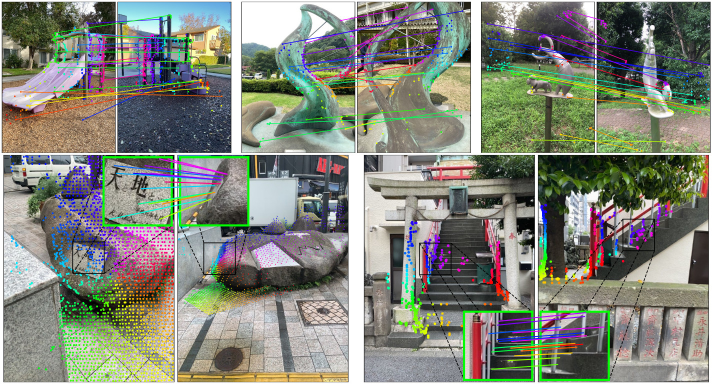
#> input picture mast3r/assets/output/images/examples.jpg, 1425 x 768 px (shown at 1/2 size); its folder holds only this picture in this run
$ python preview_augmentation_tiles.py
#> lines starting #> are read from the running program, lines starting #| are printed output that depends on the picture; after the words box and inside, x2 and y2 are one past the last pixel; in counts of white or black regions, pixels touching at a corner belong together
"""Build a tiled preview per original image showing the 12 augmentations.

For every original image in ``<dataset>/<split>/images/<stem>.jpg`` (filenames
without the ``_aug*`` suffix), we assemble a 4×4 grid containing:

- the original (top-left, labelled ``ORIGINAL``),
- the 12 augmented variants ``<stem>_aug0.jpg`` … ``<stem>_aug11.jpg`` (labelled ``aug00`` … ``aug11``).

YOLO bounding boxes from the corresponding ``<split>/labels/<stem>.txt`` are
overlayed on each tile, so you can visually check that augmentations kept the
labels consistent.

Output: ``<dataset>/previews/<split>/<stem>.jpg``.

Example::

    uv run python scripts/preview_augmentation_tiles.py \
        --dataset custom_augmented_ds_from_colab_17_epoch
"""

from __future__ import annotations

import argparse
from pathlib import Path

import cv2
import numpy as np

PROJECT_ROOT = Path(__file__).resolve().parents[1]

NUM_AUGS = 12
GRID_COLS = 4
GRID_ROWS = 4
THUMB_WIDTH = 480
BBOX_COLOR = (0, 255, 0)
BBOX_THICKNESS = 2
LABEL_COLOR = (255, 255, 255)
LABEL_BG = (0, 0, 0)
LABEL_PAD = 6


def _load_yolo_boxes(label_path: Path) -> list[tuple[int, float, float, float, float]]:
    if not label_path.is_file():
        return []
    boxes = []
    for line in label_path.read_text().splitlines():
        parts = line.strip().split()
        if len(parts) < 5:
            continue
        cls = int(float(parts[0]))
        cx, cy, w, h = (float(v) for v in parts[1:5])
        boxes.append((cls, cx, cy, w, h))
    return boxes


def _draw_boxes(img: np.ndarray, boxes: list[tuple[int, float, float, float, float]]) -> None:
    h, w = img.shape[:2]
    for _cls, cx, cy, bw, bh in boxes:
        x1 = int((cx - bw / 2) * w)
        y1 = int((cy - bh / 2) * h)
        x2 = int((cx + bw / 2) * w)
        y2 = int((cy + bh / 2) * h)
        cv2.rectangle(img, (x1, y1), (x2, y2), BBOX_COLOR, BBOX_THICKNESS)


def _make_tile(
    img_path: Path,
    label_path: Path,
    tile_w: int,
    tile_h: int,
    caption: str,
    missing: bool = False,
) -> np.ndarray:
    if missing or not img_path.is_file():
        tile = np.full((tile_h, tile_w, 3), 40, dtype=np.uint8)
        cv2.putText(
            tile,
            "MISSING",
            (20, tile_h // 2),
            cv2.FONT_HERSHEY_SIMPLEX,
            1.0,
            (0, 0, 255),
            2,
            cv2.LINE_AA,
        )
        return _add_caption(tile, caption)

    img = cv2.imread(str(img_path))
    if img is None:
        return _make_tile(img_path, label_path, tile_w, tile_h, caption, missing=True)

    boxes = _load_yolo_boxes(label_path)
    _draw_boxes(img, boxes)

    h, w = img.shape[:2]
    scale = min(tile_w / w, tile_h / h)
    new_w = max(1, int(w * scale))
    new_h = max(1, int(h * scale))
    resized = cv2.resize(img, (new_w, new_h), interpolation=cv2.INTER_AREA)

    canvas = np.zeros((tile_h, tile_w, 3), dtype=np.uint8)
    off_x = (tile_w - new_w) // 2
    off_y = (tile_h - new_h) // 2
    canvas[off_y : off_y + new_h, off_x : off_x + new_w] = resized
    return _add_caption(canvas, caption)


def _add_caption(tile: np.ndarray, text: str) -> np.ndarray:
    (tw, th), _ = cv2.getTextSize(text, cv2.FONT_HERSHEY_SIMPLEX, 0.7, 2)
    x1, y1 = LABEL_PAD, LABEL_PAD
    x2, y2 = x1 + tw + 2 * LABEL_PAD, y1 + th + 2 * LABEL_PAD
    cv2.rectangle(tile, (x1, y1), (x2, y2), LABEL_BG, -1)
    cv2.putText(
        tile,
        text,
        (x1 + LABEL_PAD, y2 - LABEL_PAD),
        cv2.FONT_HERSHEY_SIMPLEX,
        0.7,
        LABEL_COLOR,
        2,
        cv2.LINE_AA,
    )
    return tile


def _build_grid(tiles: list[np.ndarray], cols: int, rows: int) -> np.ndarray:
    assert len(tiles) == cols * rows
    th, tw = tiles[0].shape[:2]
    grid = np.zeros((th * rows, tw * cols, 3), dtype=np.uint8)
    for idx, tile in enumerate(tiles):
        r, c = divmod(idx, cols)
        grid[r * th : (r + 1) * th, c * tw : (c + 1) * tw] = tile
    return grid


def _process_split(
    images_dir: Path,
    labels_dir: Path,
    output_dir: Path,
    thumb_width: int,
) -> int:
    if not images_dir.is_dir():
        return 0

    originals = sorted(
        p
        for p in images_dir.iterdir()
        if p.is_file()
        and p.suffix.lower() in {".jpg", ".jpeg", ".png"}
        and "_aug" not in p.stem
    )
    if not originals:
        return 0

    probe = cv2.imread(str(originals[0]))
    if probe is None:
        raise RuntimeError(f"Cannot read {originals[0]}")
    h, w = probe.shape[:2]
    tile_w = thumb_width
    tile_h = max(1, int(round(h * (thumb_width / w))))

    output_dir.mkdir(parents=True, exist_ok=True)
    count = 0
    for orig in originals:
        stem = orig.stem
        tiles: list[np.ndarray] = []

        tiles.append(
            _make_tile(
                orig,
                labels_dir / f"{stem}.txt",
                tile_w,
                tile_h,
                "ORIGINAL",
            )
        )
        for i in range(NUM_AUGS):
            aug_img = images_dir / f"{stem}_aug{i}.jpg"
            aug_label = labels_dir / f"{stem}_aug{i}.txt"
            tiles.append(
                _make_tile(
                    aug_img,
                    aug_label,
                    tile_w,
                    tile_h,
                    f"aug{i:02d}",
                )
            )

        total_slots = GRID_COLS * GRID_ROWS
        while len(tiles) < total_slots:
            blank = np.zeros((tile_h, tile_w, 3), dtype=np.uint8)
            tiles.append(blank)

        grid = _build_grid(tiles, GRID_COLS, GRID_ROWS)
        out_path = output_dir / f"{stem}.jpg"
        cv2.imwrite(str(out_path), grid, [cv2.IMWRITE_JPEG_QUALITY, 92])
        print(f"{out_path} ({tile_w * GRID_COLS}x{tile_h * GRID_ROWS})")
        count += 1
    return count


def main() -> None:
    parser = argparse.ArgumentParser(description=__doc__)
    parser.add_argument(
        "--dataset",
        type=Path,
        default=PROJECT_ROOT / "custom_augmented_ds_from_colab_17_epoch",
        help="Root of the YOLO dataset (contains train/ and val/)",
    )
    parser.add_argument(
        "--splits",
        nargs="+",
        default=["train", "val"],
    )
    parser.add_argument(
        "--output",
        type=Path,
        default=None,
        help="Output dir. Default: <dataset>/previews/",
    )
    parser.add_argument(
        "--thumb-width",
        type=int,
        default=THUMB_WIDTH,
        help=f"Thumbnail width per tile in px (default {THUMB_WIDTH})",
    )
    args = parser.parse_args()

    dataset = args.dataset.resolve()
    output_root = (args.output or (dataset / "previews")).resolve()

    total = 0
    for split in args.splits:
        images_dir = dataset / split / "images"
        labels_dir = dataset / split / "labels"
        out_dir = output_root / split
        added = _process_split(images_dir, labels_dir, out_dir, args.thumb_width)
#> in _process_split, probe is the input picture: shape (768, 1425, 3); mean B, G, R 122.1, 133.7, 130
#> in _make_tile, `resized = cv2.resize(img, (new_w, new_h), interpolation=cv2.INTER_AREA)`:
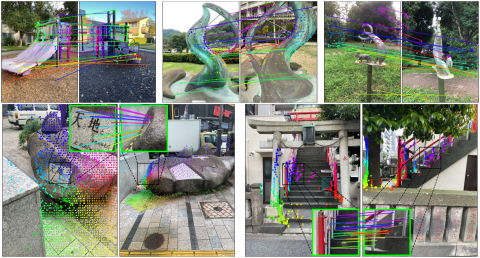
#> resized: shape (258, 480, 3); mean B, G, R 122.1, 133.7, 130
#> in _make_tile, `canvas[off_y : off_y + new_h, off_x : off_x + new_w] = resized`:
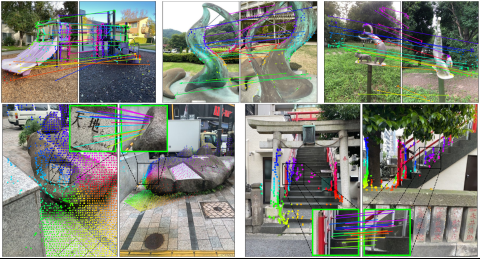
#> canvas: shape (259, 480, 3); mean B, G, R 121.6, 133.1, 129.5
#> in _add_caption, `(tw, th), _ = cv2.getTextSize(text, cv2.FONT_HERSHEY_SIMPLEX, 0.7, 2)`: tw = 98; th = 16
#> in _add_caption, `x2, y2 = x1 + tw + 2 * LABEL_PAD, y1 + th + 2 * LABEL_PAD`: x2 = 116; y2 = 34
#> in _add_caption, `cv2.rectangle(tile, (x1, y1), (x2, y2), LABEL_BG, -1)`:
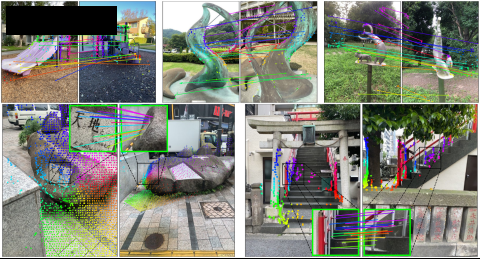
#> tile: shape (259, 480, 3); mean B, G, R 118.8, 130.1, 126.9
#> in _add_caption, `cv2.putText( tile, text, (x1 + LABEL_PAD, y2 - LABEL_PAD), cv2.FONT_HE..`:
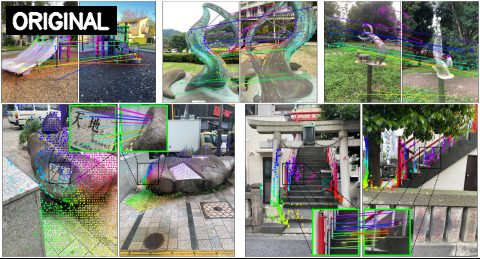
#> tile: shape (259, 480, 3); 1.11% of pixels changed, all inside (x1, y1, x2, y2) = (12, 11, 110, 31)
#> call 2 of _make_tile, with tile_w = 480, tile_h = 259, caption = 'aug00', missing = False
#> in _make_tile (call 2), `cv2.putText( tile, "MISSING", (20, tile_h // 2), cv2.FONT_HERSHEY_SIMP..`:
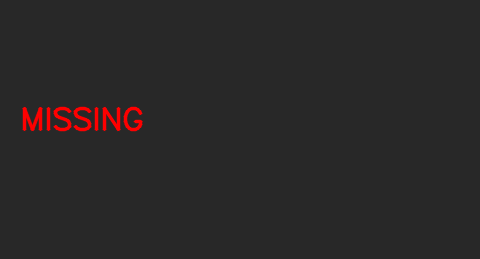
#> tile: shape (259, 480, 3); mean of channels 0, 1, 2 39.6, 39.6, 42.2; drawn as B, G, R
#> call 2 of _add_caption, with text = 'aug00'
#> in _add_caption (call 2), `(tw, th), _ = cv2.getTextSize(text, cv2.FONT_HERSHEY_SIMPLEX, 0.7, 2)`: tw = 70
#> in _add_caption (call 2), `x2, y2 = x1 + tw + 2 * LABEL_PAD, y1 + th + 2 * LABEL_PAD`: x2 = 88
#> in _add_caption (call 2), `cv2.putText( tile, text, (x1 + LABEL_PAD, y2 - LABEL_PAD), cv2.FONT_HE..`:
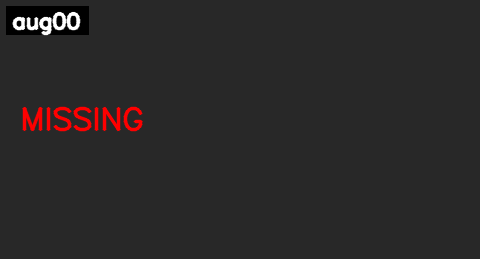
#> tile: shape (259, 480, 3); mean of channels 0, 1, 2 40.2, 40.2, 42.8; drawn as B, G, R
#> the loop in _process_split, `while len(tiles) < total_slots:` made 3 passes
#> after the loop in _process_split, `while len(tiles) < total_slots:`: tiles = 16 items
#> the loop in _build_grid, `for idx, tile in enumerate(tiles):` made 16 passes
#> (r, c) on passes 1 to 12: (0, 0), (0, 1), (0, 2), (0, 3), (1, 0), (1, 1), (1, 2), (1, 3), (2, 0), (2, 1), (2, 2), (2, 3)
#> after the loop in _build_grid, `for idx, tile in enumerate(tiles):`:
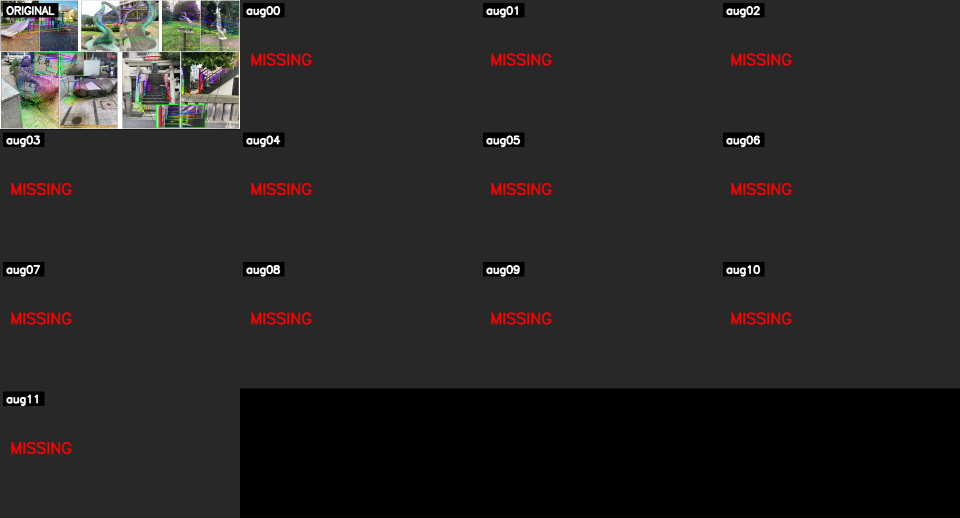
#> grid: shape (1036, 1920, 3) (shown at 1/2 size); mean of channels 0, 1, 2 37.6, 38.3, 40.1; drawn as B, G, R
#| custom_augmented_ds_from_colab_17_epoch/previews/train/examples.jpg (1920x1036)
        print(f"[{split}] {added} preview(s) -> {out_dir}")
        total += added

    print(f"Done. {total} preview(s) under {output_root}")


if __name__ == "__main__":
    main()
